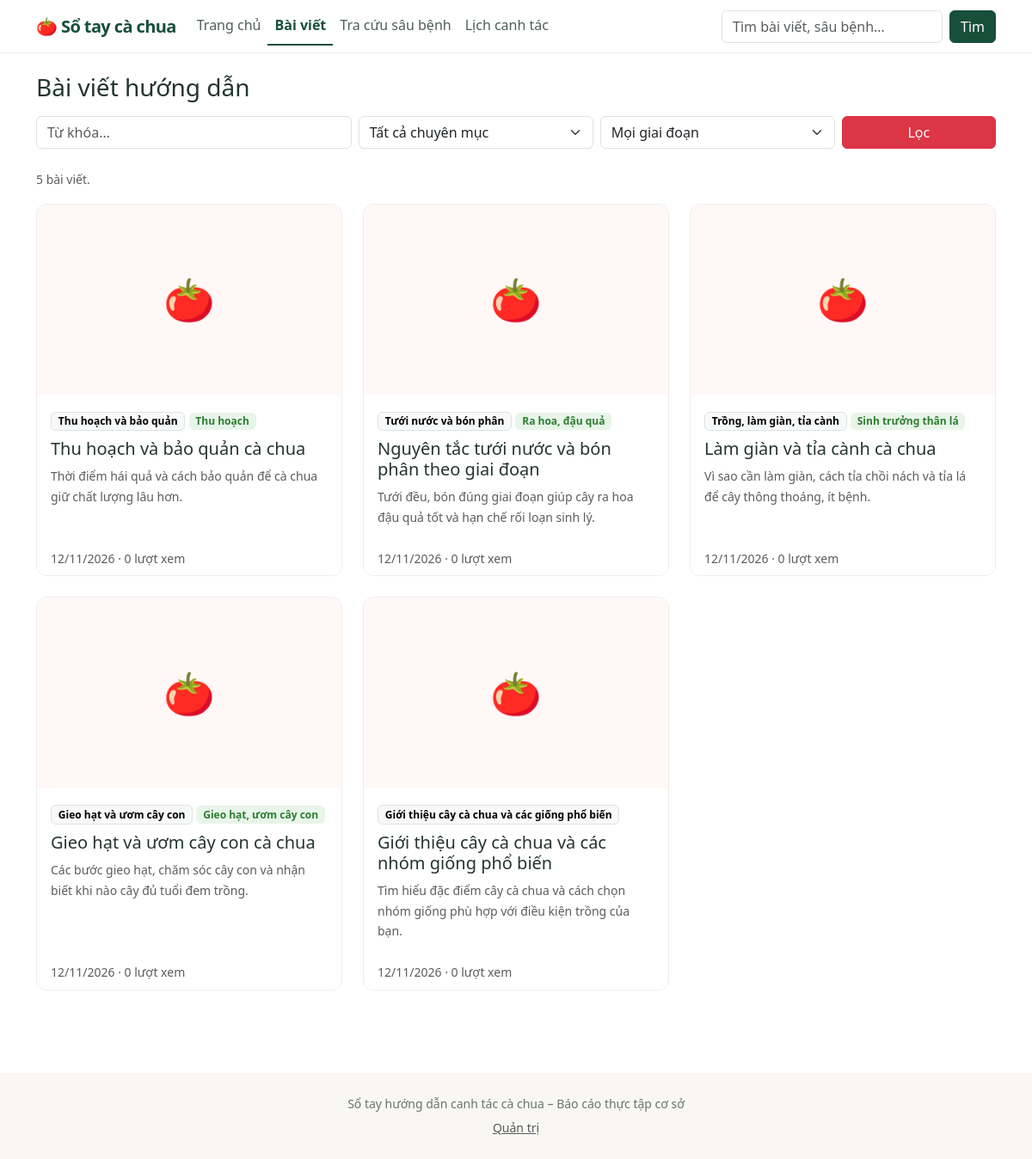
/posts.php, run on the app's committed database.
### tables this page shows
CREATE TABLE IF NOT EXISTS posts (
  id              INT UNSIGNED NOT NULL AUTO_INCREMENT,
  category_id     INT UNSIGNED NOT NULL,
  growth_stage_id INT UNSIGNED NULL COMMENT 'NULL = bai viet chung',
  author_id       INT UNSIGNED NULL,
  title           VARCHAR(200) NOT NULL,
  slug            VARCHAR(220) NOT NULL,
  summary         VARCHAR(500) NULL,
  content         MEDIUMTEXT NOT NULL,
  thumbnail       VARCHAR(255) NULL,
  source          VARCHAR(255) NULL,
  status          ENUM('draft', 'published') NOT NULL DEFAULT 'draft',
  views           INT UNSIGNED NOT NULL DEFAULT 0,
  created_at      TIMESTAMP NOT NULL DEFAULT CURRENT_TIMESTAMP,
  updated_at      TIMESTAMP NOT NULL DEFAULT CURRENT_TIMESTAMP ON UPDATE CURRENT_TIMESTAMP,
  PRIMARY KEY (id),
  UNIQUE KEY uq_posts_slug (slug),
  KEY idx_posts_status_created (status, created_at),
  CONSTRAINT fk_posts_category
    FOREIGN KEY (category_id) REFERENCES categories(id) ON DELETE RESTRICT,
  CONSTRAINT fk_posts_growth_stage
    FOREIGN KEY (growth_stage_id) REFERENCES growth_stages(id) ON DELETE SET NULL,
  CONSTRAINT fk_posts_author
    FOREIGN KEY (author_id) REFERENCES users(id) ON DELETE SET NULL,
  FULLTEXT KEY ft_posts (title, summary, content)
);

CREATE TABLE IF NOT EXISTS categories (
  id          INT UNSIGNED NOT NULL AUTO_INCREMENT,
  name        VARCHAR(100) NOT NULL,
  slug        VARCHAR(120) NOT NULL,
  description TEXT NULL,
  sort_order  INT NOT NULL DEFAULT 0,
  PRIMARY KEY (id),
  UNIQUE KEY uq_categories_slug (slug)
);

CREATE TABLE IF NOT EXISTS growth_stages (
  id          INT UNSIGNED NOT NULL AUTO_INCREMENT,
  name        VARCHAR(100) NOT NULL,
  slug        VARCHAR(120) NOT NULL,
  description TEXT NULL,
  sort_order  INT NOT NULL DEFAULT 0,
  PRIMARY KEY (id),
  UNIQUE KEY uq_growth_stages_slug (slug)
);

### includes/helpers.php (called while the page is built, shortened)
<?php
require_once __DIR__ . '/db.php';
function e($s) { return htmlspecialchars((string)$s, ENT_QUOTES, 'UTF-8'); }
function url($path = '') { return rtrim(config()['base_url'], '/') . '/' . ltrim($path, '/'); }
function fmt_date($ts) { return $ts ? date('d/m/Y', strtotime($ts)) : ''; }
function excerpt($s, $len = 140) {
    $s = trim(preg_replace('/\s+/u', ' ', strip_tags((string)$s)));
    return mb_strlen($s, 'UTF-8') > $len ? mb_substr($s, 0, $len, 'UTF-8') . '…' : $s;
}

### includes/functions_public.php (called while the page is built, shortened)
<?php
require_once __DIR__ . '/helpers.php';
function get_posts($f, $page = 1, $per = POSTS_PER_PAGE) {
    $where = ["p.status = 'published'"]; $params = [];
    $w = implode(' AND ', $where);
    $joins = ' JOIN categories c ON c.id = p.category_id LEFT JOIN growth_stages s ON s.id = p.growth_stage_id';
    $total = (int)q("SELECT COUNT(*) FROM posts p $joins WHERE $w", $params)->fetchColumn();
    $off = max(0, ($page - 1) * $per);
    $rows = q("SELECT p.id, p.title, p.slug, p.summary, p.thumbnail, p.created_at, p.views,
                      c.name AS category_name, s.name AS stage_name
               FROM posts p $joins
               WHERE $w ORDER BY p.created_at DESC, p.id DESC LIMIT " . (int)$per . " OFFSET $off", $params)->fetchAll();
    return [$rows, $total];
}

### includes/db.php (called while the page is built)
<?php
function config() {
    static $cfg = null;
    if ($cfg === null) $cfg = require __DIR__ . '/../config/config.php';
    return $cfg;
}
function db() {
    static $pdo = null;
    if ($pdo === null) {
        $c = config();
        $dsn = "mysql:host={$c['db_host']};dbname={$c['db_name']};charset=utf8mb4";
        $pdo = new PDO($dsn, $c['db_user'], $c['db_pass'], [
            PDO::ATTR_ERRMODE => PDO::ERRMODE_EXCEPTION,
            PDO::ATTR_DEFAULT_FETCH_MODE => PDO::FETCH_ASSOC,
            PDO::ATTR_EMULATE_PREPARES => false,
        ]);
    }
    return $pdo;
}
function q($sql, $params = []) {
    $st = db()->prepare($sql);
    $st->execute($params);
    return $st;
}

### public/posts.php (the view, shortened to what this page needs)
<?php
require_once __DIR__ . '/../includes/functions_public.php';
$f = ['q' => trim($_GET['q'] ?? ''), 'category' => (int)($_GET['category'] ?? 0), 'stage' => (int)($_GET['stage'] ?? 0)];
$page = max(1, (int)($_GET['page'] ?? 1));
[$posts, $total] = get_posts($f, $page);
require __DIR__ . '/../includes/header.php';
?>
<h1 class="h3 mb-3">Bài viết hướng dẫn</h1>
<form method="get" class="row g-2 mb-4">
  <div class="col-12 col-md-4"><input class="form-control" type="search" name="q" placeholder="Từ khóa…" value="<?= e($f['q']) ?>"></div>
  <div class="col-6 col-md-3">
    <select class="form-select" name="category" aria-label="Chuyên mục">
      <option value="0">Tất cả chuyên mục</option>
    </select>
  </div>
  <div class="col-6 col-md-3">
    <select class="form-select" name="stage" aria-label="Giai đoạn">
      <option value="0">Mọi giai đoạn</option>
    </select>
  </div>
  <div class="col-12 col-md-2 d-grid"><button class="btn btn-danger">Lọc</button></div>
</form>
<p class="text-muted small"><?= $total ?> bài viết<?= ($f['q'] || $f['category'] || $f['stage']) ? ' phù hợp' : '' ?>.
  <?php if ($f['q'] || $f['category'] || $f['stage']): ?><a href="<?= url('public/posts.php') ?>">Xóa bộ lọc</a><?php endif; ?></p>
<div class="row g-4 mb-4"><?php foreach ($posts as $p) include __DIR__ . '/_card.php'; ?></div>
<?php require __DIR__ . '/../includes/footer.php'; ?>

### public/_card.php (shortened to what this page needs)
<div class="col-12 col-sm-6 col-lg-4">
  <a class="card card-post text-decoration-none text-reset" href="<?= url('public/post.php?slug=' . rawurlencode($p['slug'])) ?>">
    <?php if (!empty($p['thumbnail'])): ?>
      <img class="thumb" src="<?= e(upload_url($p['thumbnail'])) ?>" alt="<?= e($p['title']) ?>" loading="lazy">
    <?php else: ?><div class="thumb-empty">🍅</div><?php endif; ?>
    <div class="card-body">
      <div class="mb-2">
        <span class="badge text-bg-light border"><?= e($p['category_name']) ?></span>
        <?php if (!empty($p['stage_name'])): ?><span class="badge badge-stage"><?= e($p['stage_name']) ?></span><?php endif; ?>
      </div>
      <h2 class="h5 card-title"><?= e($p['title']) ?></h2>
      <p class="card-text text-muted small mb-0"><?= e(excerpt($p['summary'] ?? '', 110)) ?></p>
    </div>
    <div class="card-footer bg-white border-0 small text-muted"><?= fmt_date($p['created_at']) ?> · <?= (int)$p['views'] ?> lượt xem</div>
  </a>
</div>

### assets/css/style.css (style rules this page uses)
:root { --tomato: #c0392b; --tomato-dark: #962d22; --leaf: #2e7d32; --leaf-soft: #e8f5e9; --cream: #fff8f6; }
body { background: #fff; color: #2b2b2b; line-height: 1.7; }
a { color: var(--tomato-dark); }
.card-post { border: 1px solid #eee; border-radius: .75rem; overflow: hidden; height: 100%; transition: box-shadow .15s, transform .15s; }
.thumb-empty { display: flex; align-items: center; justify-content: center; font-size: 3rem; aspect-ratio: 16/10; background: var(--cream); }
.badge-stage { background: var(--leaf-soft); color: var(--leaf); font-weight: 600; }
:root { --forest: #174f3a; --forest-2: #236646; --moss: #a6be83; --paper: #f8f7f2; --ink: #24352d; --line: #e3e8dd; }
body { background: #fff; color: var(--ink); }
a { color: var(--forest-2); }

### data on the page
posts: category.name "Thu hoạch và bảo quản", growth_stage.name "Thu hoạch", title "Thu hoạch và bảo quản cà chua", summary "Thời điểm hái quả và cách bảo quản để cà chua giữ chất lượng lâu hơn.", created_at "12/11/2026", views "0"
posts: category.name "Tưới nước và bón phân", growth_stage.name "Ra hoa, đậu quả", title "Nguyên tắc tưới nước và bón phân theo giai đoạn", summary "Tưới đều, bón đúng giai đoạn giúp cây ra hoa đậu quả tốt và hạn chế rối loạn sinh lý.", created_at "12/11/2026", views "0"
posts: category.name "Trồng, làm giàn, tỉa cành", growth_stage.name "Sinh trưởng thân lá", title "Làm giàn và tỉa cành cà chua", summary "Vì sao cần làm giàn, cách tỉa chồi nách và tỉa lá để cây thông thoáng, ít bệnh.", created_at "12/11/2026", views "0"
posts: category.name "Gieo hạt và ươm cây con", growth_stage.name "Gieo hạt, ươm cây con", title "Gieo hạt và ươm cây con cà chua", summary "Các bước gieo hạt, chăm sóc cây con và nhận biết khi nào cây đủ tuổi đem trồng.", created_at "12/11/2026", views "0"
posts: category.name "Giới thiệu cây cà chua và các giống phổ biến", title "Giới thiệu cây cà chua và các nhóm giống phổ biến", summary "Tìm hiểu đặc điểm cây cà chua và cách chọn nhóm giống phù hợp với điều kiện trồng của bạn.", created_at "12/11/2026", views "0"

### other printed values
$label "Trang chủ"
$label "Bài viết"
$label "Tra cứu sâu bệnh"
$label "Lịch canh tác"
$total "5"
